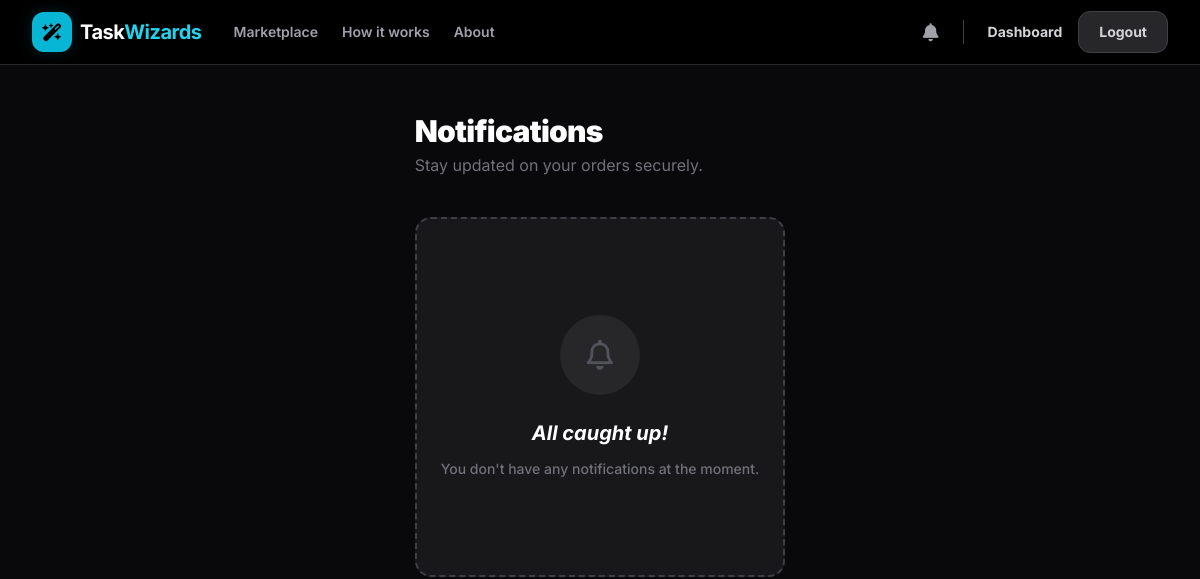
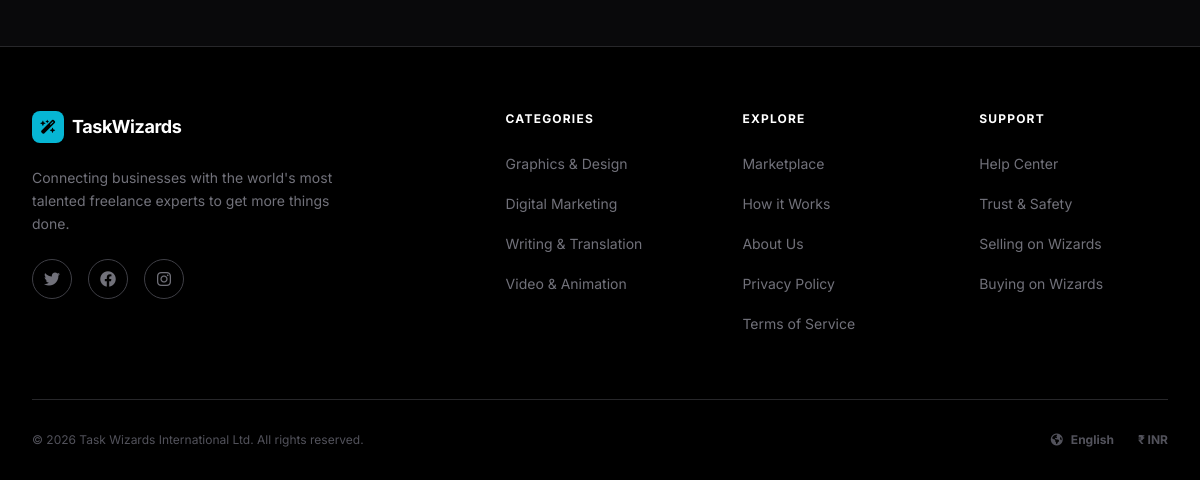
Before: /marketplace/notifications/ (signed in) with the older database file (2 pictures, top to bottom).
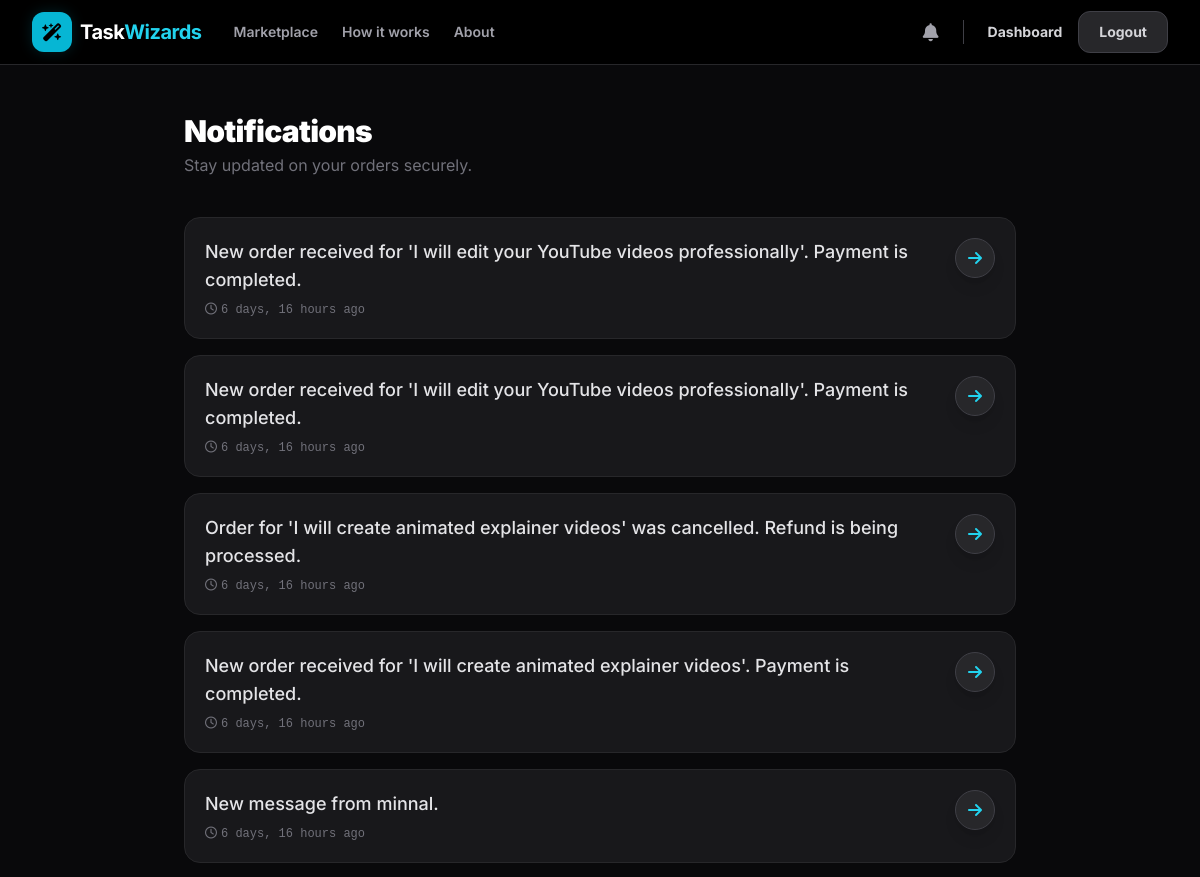
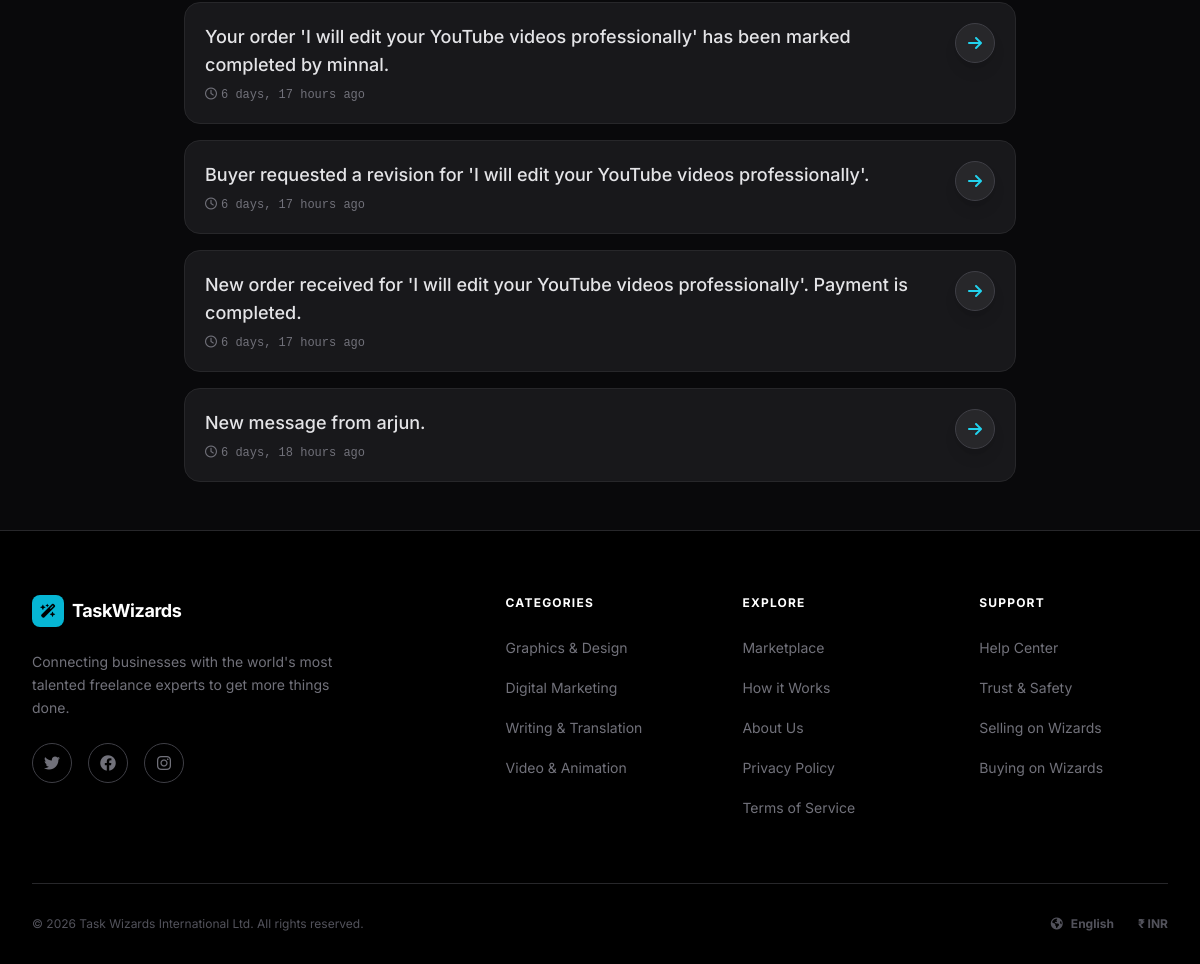
After: the same page with the newer database file (2 pictures, top to bottom).
### marketplace/models.py (models this page shows, shortened)
class Notification(models.Model):
    user = models.ForeignKey(settings.AUTH_USER_MODEL, on_delete=models.CASCADE, related_name="notifications")
    message = models.CharField(max_length=255)
    link = models.CharField(max_length=255, blank=True, null=True)
    is_read = models.BooleanField(default=False)
    created_at = models.DateTimeField(auto_now_add=True)
    class Meta:
        ordering = ["-created_at"]

### marketplace/views.py (the view)
# urls.py: path("notifications/", views.NotificationListView.as_view(), name="notification_list"),
class NotificationListView(LoginRequiredMixin, ListView):
    model = Notification
    template_name = "marketplace/notification_list.html"
    context_object_name = "notifications"
    def get_queryset(self):
        return Notification.objects.filter(user=self.request.user)

### marketplace/templates/marketplace/notification_list.html (shortened to what this page needs)
{% extends "account/base.html" %}
{% block content %}
<div class="max-w-4xl mx-auto px-4 sm:px-6 lg:px-8 py-12">
    <div class="mb-10 block">
        <h1 class="text-3xl font-black text-white tracking-tight">Notifications</h1>
        <p class="text-zinc-500 mt-1">Stay updated on your orders securely.</p>
    </div>
    {% if notifications %}
        <div class="space-y-4">
            {% for notification in notifications %}
            <div class="{% if not notification.is_read %}bg-zinc-800 border-cyan-500/50{% else %}bg-zinc-900 border-zinc-800{% endif %} rounded-2xl border p-5 flex items-start justify-between hover:border-zinc-600 transition-all duration-300">
                <div class="flex-1">
                    <p class="text-zinc-200 text-lg {% if not notification.is_read %}font-bold{% else %}font-medium{% endif %}">
                        {{ notification.message }}
                    </p>
                    <p class="text-zinc-500 text-xs mt-2 font-mono">
                        <i class="fa-regular fa-clock mr-1"></i>{{ notification.created_at|timesince }} ago
                    </p>
                </div>
                <div class="ml-4 flex items-center gap-3">
                    {% if notification.link %}
                        <a href="{{ notification.link }}" class="w-10 h-10 rounded-full bg-zinc-800 flex items-center justify-center text-cyan-400 hover:bg-cyan-500 hover:text-black transition-all shadow-lg border border-zinc-700 hover:border-cyan-400">
                            <i class="fa-solid fa-arrow-right"></i>
                        </a>
                    {% endif %}
                </div>
            </div>
            {% endfor %}
        </div>
    {% else %}
        <div class="py-24 bg-zinc-900 rounded-2xl border-2 border-dashed border-zinc-700 flex flex-col items-center justify-center text-center px-6">
            <div class="w-20 h-20 bg-zinc-800 rounded-full flex items-center justify-center text-zinc-600 mx-auto mb-6 text-3xl">
                <i class="fa-regular fa-bell"></i>
            </div>
            <h3 class="text-xl font-bold text-white italic">All caught up!</h3>
            <p class="text-zinc-500 text-sm mt-3 max-w-xs mx-auto font-medium">You don't have any notifications at the moment.</p>
        </div>
    {% endif %}
</div>
{% endblock %}

Changed rows visible on the page:
added Notification: message "New order received for 'I will edit your YouTube videos professionally'. Payment is completed.", created_at "6 days, 16 hours"
added Notification: message "New order received for 'I will edit your YouTube videos professionally'. Payment is completed.", created_at "6 days, 16 hours"
added Notification: message "Order for 'I will create animated explainer videos' was cancelled. Refund is being processed.", created_at "6 days, 16 hours"
added Notification: message "New order received for 'I will create animated explainer videos'. Payment is completed.", created_at "6 days, 16 hours"
added Notification: message "New message from minnal.", created_at "6 days, 16 hours"
added Notification: message "Your order 'I will edit your YouTube videos professionally' has been marked completed by minnal.", created_at "6 days, 17 hours"
added Notification: message "Buyer requested a revision for 'I will edit your YouTube videos professionally'.", created_at "6 days, 17 hours"
added Notification: message "New order received for 'I will edit your YouTube videos professionally'. Payment is completed.", created_at "6 days, 17 hours"
added Notification: message "New message from arjun.", created_at "6 days, 18 hours"
Other visible differences:
text no longer shown: "All caught up! You don't have any notifications at the moment."
